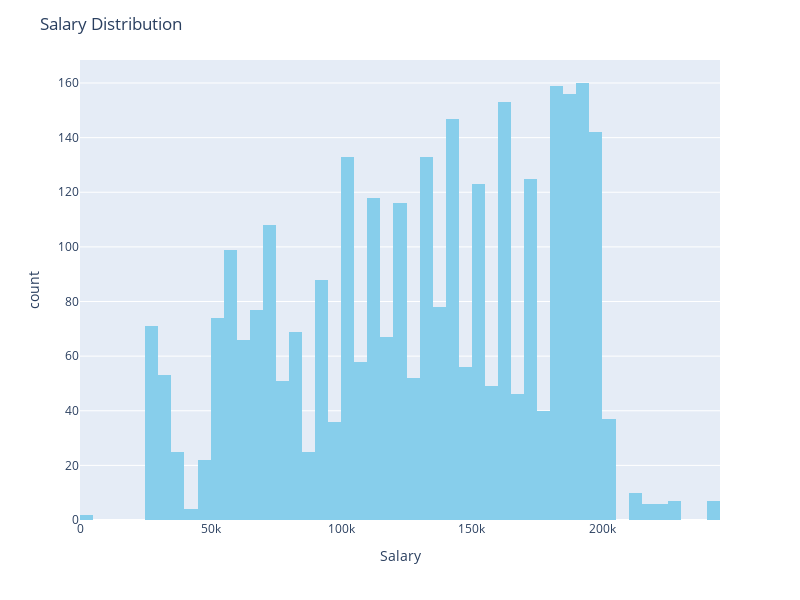

Notebook source saved alongside this figure:
### Code cell
fig3 = px.histogram(useless_df, x='Salary', width=800, height=600, color_discrete_sequence=['skyblue'])
fig3.update_layout(title="Salary Distribution")
fig3.show()

### Figure 1 — Plotly figure (JSON) as saved in the notebook; plotly's stock layout.template omitted (floating-point values rounded to 4 significant figures; data arrays with more than 128 entries replaced by an {"elided": "..."} marker saying what was removed)
{"data": [{"alignmentgroup": "True", "bingroup": "x", "hovertemplate": "Salary=%{x}<br>count=%{y}<extra></extra>", "legendgroup": "", "marker": {"color": "skyblue", "pattern": {"shape": ""}}, "name": "", "offsetgroup": "", "orientation": "v", "showlegend": false, "type": "histogram", "x": {"elided": "3054 int values"}, "xaxis": "x", "yaxis": "y"}], "layout": {"barmode": "relative", "height": 600, "legend": {"tracegroupgap": 0}, "margin": {"t": 60}, "title": {"text": "Salary Distribution"}, "width": 800, "xaxis": {"anchor": "y", "domain": [0, 1], "title": {"text": "Salary"}}, "yaxis": {"anchor": "x", "domain": [0, 1], "title": {"text": "count"}}}}
